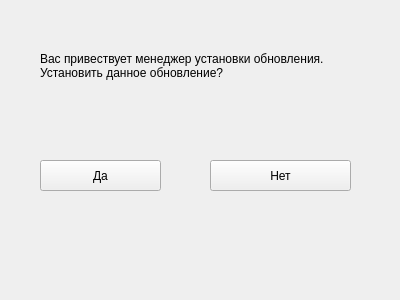
<?xml version="1.0" encoding="UTF-8"?>
<ui version="4.0">
 <class>Widget</class>
 <widget class="QWidget" name="Widget">
  <property name="geometry">
   <rect>
    <x>0</x>
    <y>0</y>
    <width>400</width>
    <height>300</height>
   </rect>
  </property>
  <property name="windowTitle">
   <string>Widget</string>
  </property>
  <widget class="QPushButton" name="pushButton">
   <property name="geometry">
    <rect>
     <x>40</x>
     <y>160</y>
     <width>121</width>
     <height>31</height>
    </rect>
   </property>
   <property name="text">
    <string>Да</string>
   </property>
  </widget>
  <widget class="QLabel" name="label">
   <property name="geometry">
    <rect>
     <x>40</x>
     <y>30</y>
     <width>341</width>
     <height>71</height>
    </rect>
   </property>
   <property name="text">
    <string>Вас привествует менеджер установки обновления.
Установить данное обновление?</string>
   </property>
  </widget>
  <widget class="QPushButton" name="pushButton_2">
   <property name="geometry">
    <rect>
     <x>210</x>
     <y>160</y>
     <width>141</width>
     <height>31</height>
    </rect>
   </property>
   <property name="text">
    <string>Нет</string>
   </property>
  </widget>
 </widget>
 <layoutdefault spacing="6" margin="11"/>
 <resources/>
 <connections/>
</ui>
